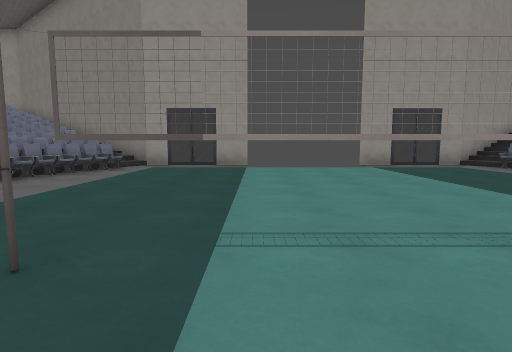
View 1 (above)

24 first-person views from a walk through a Godot game level. The camera is 1.3 m above the floor, tilts 6° down and sees 80° across. The floor is counted in squares, 2 m on a side. Each view is taken from the middle of a square. On the plan, view 1 faces up. The plan holds only what a view shows up to about 10 squares ahead; the rest is blank. Surface patterns are stand-ins for the level's own textures.

View 2
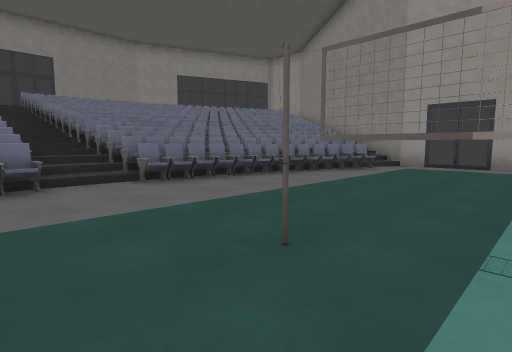

View 3
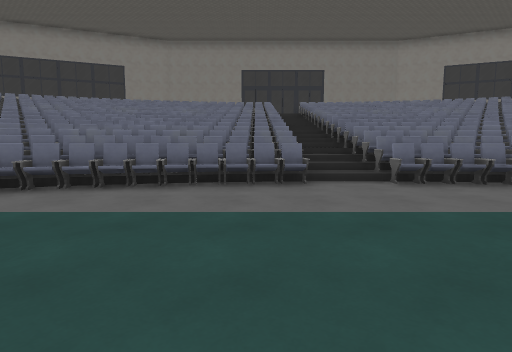

View 4
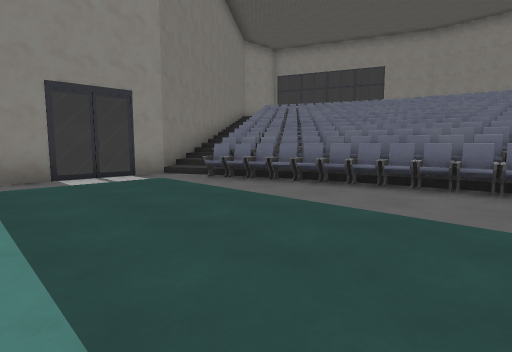

View 5
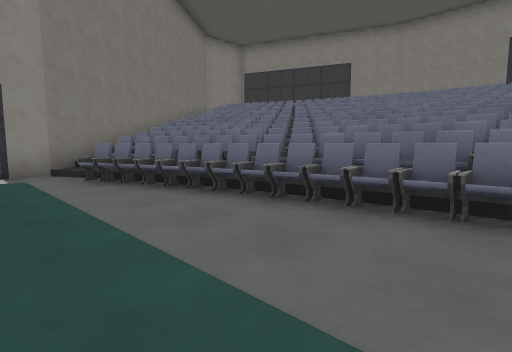

View 6
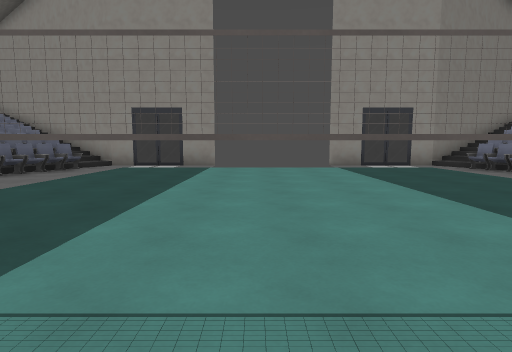

View 7
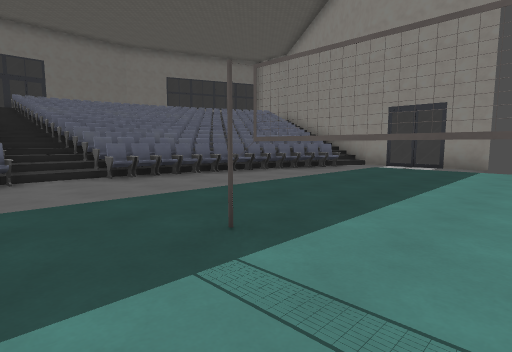

View 8
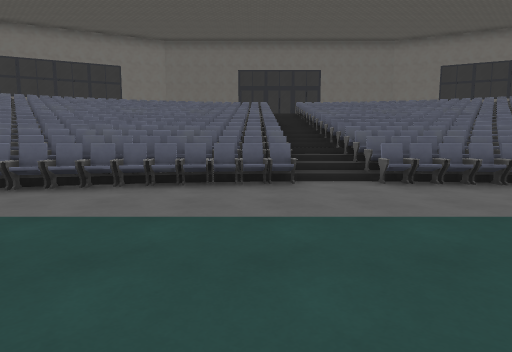

View 9
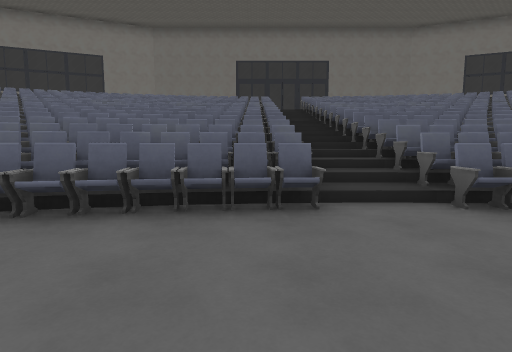

View 10
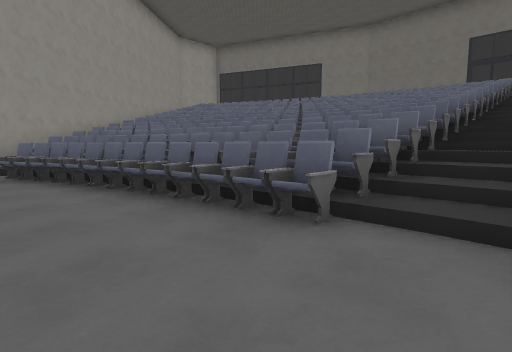

View 11
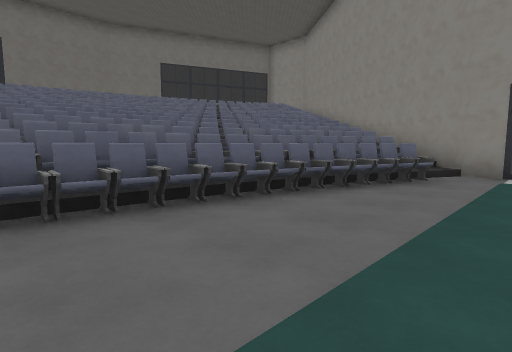

View 12
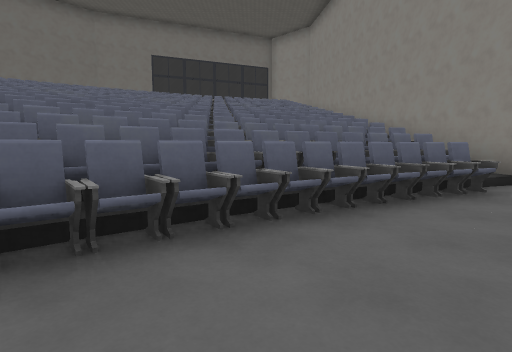

View 13
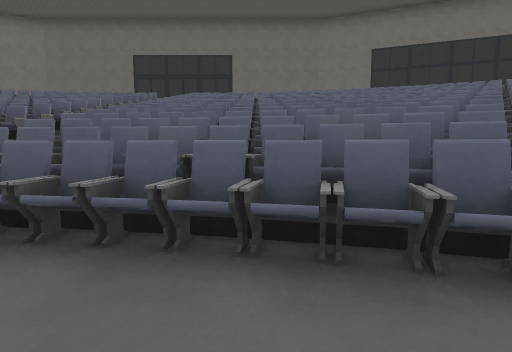

View 14
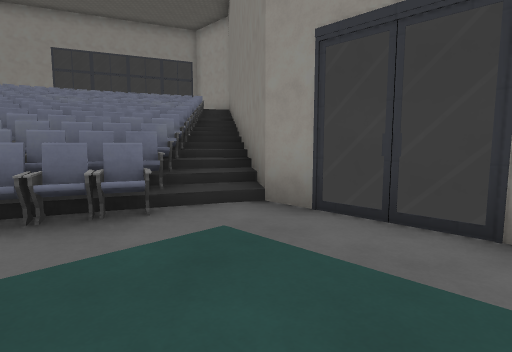

View 15
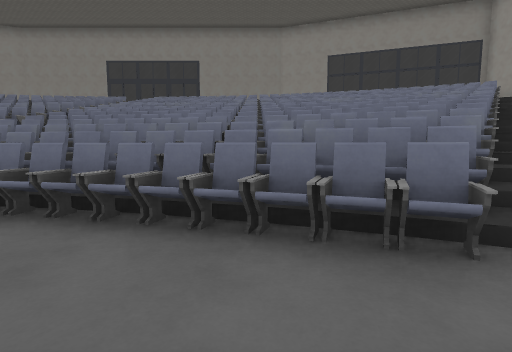

View 16
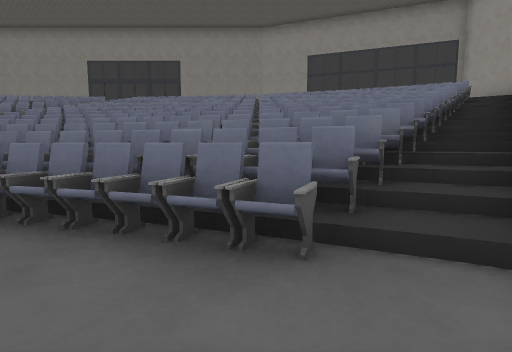

View 17
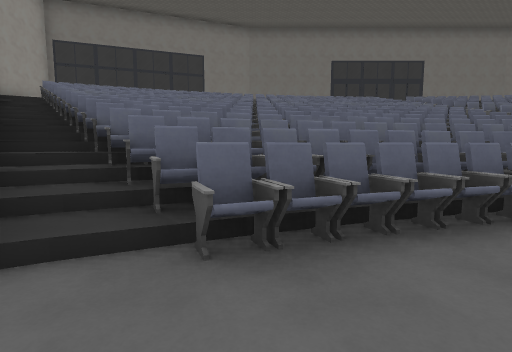

View 18
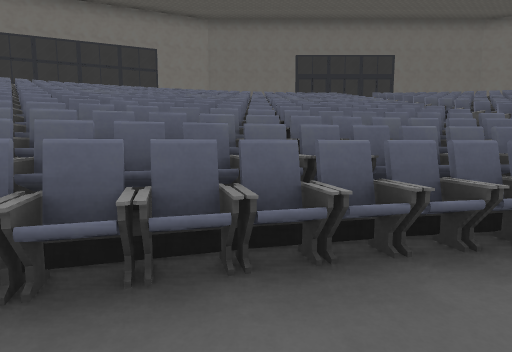

View 19
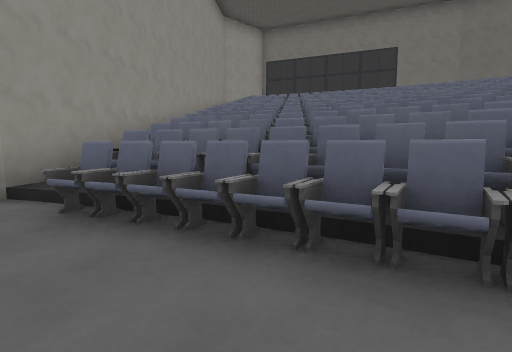

View 20
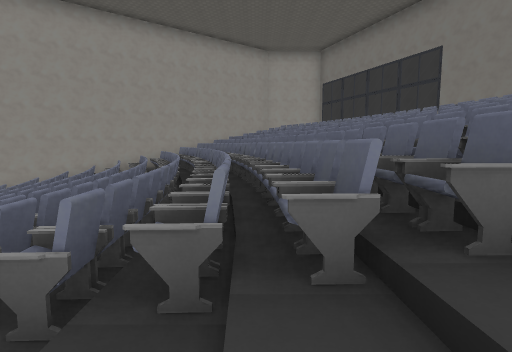

View 21
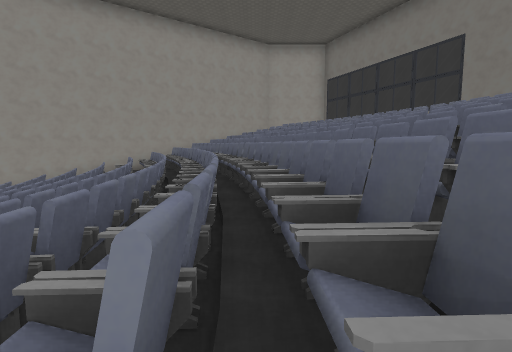

View 22
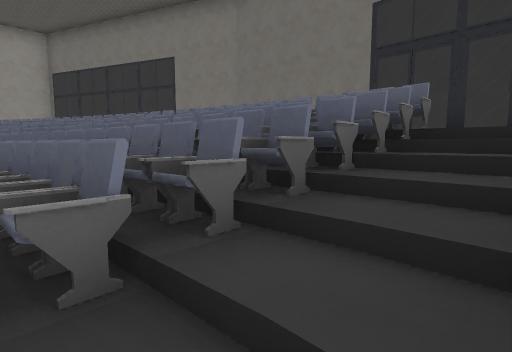

View 23
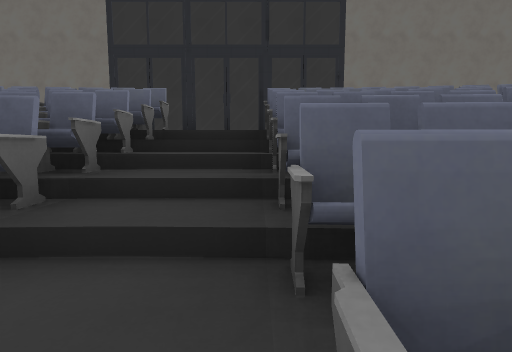

View 24
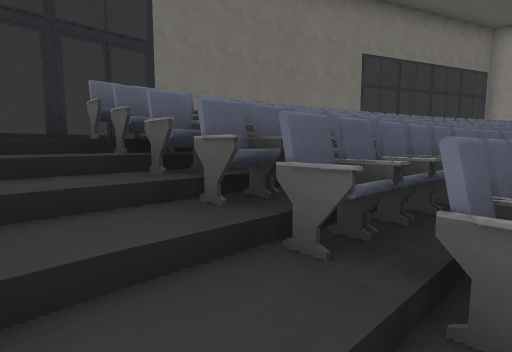

### Floor plan
Key: @ floor where view 1 was taken; # wall or solid block; x gap in a wall; . main floor; : floor 4.5 m higher than the main floor; / step, stairs or slope; = window, fence, low wall or low ledge; ^ raised ledge.
Columns run from 15 left of view 1 to 22 right of it. Each row starts with its distance up from view 1.
 15    //                        //
 14    ^^###                  ###^=#
 13    ^^^=#                 ##=^#^^#
 12    ^^^^##               ####^^^^^^
 11    ^^^^####            ##^#^^^^^^#
 10     ^^^^^^######  ######^^^#^^ ^^^
  9  ^^ ^^^^^^^/...    .../^^^^^^^ ^^^^
  8     ^^^^^#^^..........^^##^^^^ ^^#^
  7    ^^#^###^^..........^######^^^^^#
  6    ^#^^###^............^###^^#^^^^^
  5    #^^#^##^............^##^#^^#^^^^
  4    #^#^^#^^............^^#^^#^#^^#^:
  3    ^^#^^^^^............^^#^^#^^^^#^^ #
  2   ////////....#####.....///////////  #
  1   /////////............#^///##///##: #
  0  ^^^^x^^#^^....@.......^^#^^#^^^^#^^ #
 -1 ^^^#^^^^#^^............^^^^^^^#^^^^: #
 -2   ^#^^#^##^............^##^#^^#^^^^: #
 -3    ^#^^####............####^^#^^^^^
 -4     ^#^###^^..........^####^#^^ ^^#
 -5      ^^^^#^^..........^#^^^^^  ^^#^
 -6      ^^^^^^/...    .../^^^^^^^ ^^^^
 -7      ^=^^#######  #######^^^^^^^^^
 -8      ^ ^ ##            ## ^^^^^^^^
 -9         ##              ##=^  ^^^
-10                          ##    ^#

Positions as (right, up) in squares from view 1, and headings:
1: (0, 0), facing up
2: (0, 0), facing up-left
3: (0, 0), facing left
4: (0, 0), facing down-left
5: (-2, 1), facing down-left
6: (2, 3), facing down
7: (2, 3), facing down-right
8: (3, 3), facing right
9: (5, 3), facing right
10: (6, 1), facing up-right
11: (5, 1), facing down-right
12: (6, 0), facing down-right
13: (6, -2), facing right
14: (-1, 7), facing up-left
15: (-2, 7), facing left
16: (-2, 8), facing left
17: (5, 8), facing right
18: (6, 6), facing right
19: (6, 5), facing up-right
20: (15, 1), facing up
21: (15, 2), facing up
22: (15, 1), facing up-right
23: (15, 1), facing right
24: (16, 2), facing down-right
